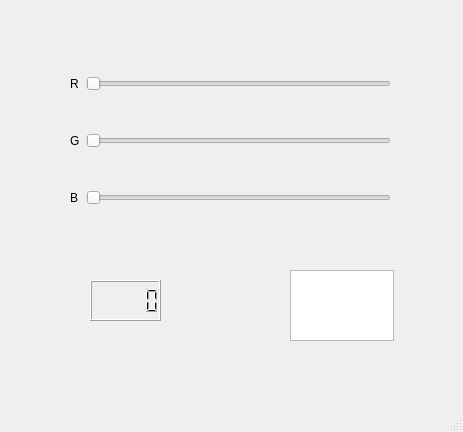
<?xml version="1.0" encoding="UTF-8"?>
<ui version="4.0">
 <class>MainWindow</class>
 <widget class="QMainWindow" name="MainWindow">
  <property name="geometry">
   <rect>
    <x>0</x>
    <y>0</y>
    <width>463</width>
    <height>432</height>
   </rect>
  </property>
  <property name="windowTitle">
   <string>MainWindow</string>
  </property>
  <widget class="QWidget" name="centralwidget">
   <widget class="QWidget" name="gridLayoutWidget">
    <property name="geometry">
     <rect>
      <x>70</x>
      <y>40</y>
      <width>321</width>
      <height>201</height>
     </rect>
    </property>
    <layout class="QGridLayout" name="gridLayout">
     <item row="1" column="0">
      <widget class="QLabel" name="label_2">
       <property name="text">
        <string>G</string>
       </property>
      </widget>
     </item>
     <item row="2" column="0">
      <widget class="QLabel" name="label_3">
       <property name="text">
        <string>B</string>
       </property>
      </widget>
     </item>
     <item row="0" column="1">
      <widget class="QSlider" name="horizontalSlider">
       <property name="maximum">
        <number>255</number>
       </property>
       <property name="orientation">
        <enum>Qt::Horizontal</enum>
       </property>
      </widget>
     </item>
     <item row="0" column="0">
      <widget class="QLabel" name="label">
       <property name="text">
        <string>R</string>
       </property>
      </widget>
     </item>
     <item row="1" column="1">
      <widget class="QSlider" name="horizontalSlider_2">
       <property name="maximum">
        <number>255</number>
       </property>
       <property name="orientation">
        <enum>Qt::Horizontal</enum>
       </property>
      </widget>
     </item>
     <item row="2" column="1">
      <widget class="QSlider" name="horizontalSlider_3">
       <property name="maximum">
        <number>255</number>
       </property>
       <property name="orientation">
        <enum>Qt::Horizontal</enum>
       </property>
      </widget>
     </item>
    </layout>
   </widget>
   <widget class="QTextEdit" name="textEdit">
    <property name="geometry">
     <rect>
      <x>290</x>
      <y>270</y>
      <width>104</width>
      <height>71</height>
     </rect>
    </property>
   </widget>
   <widget class="QLCDNumber" name="lcdNumber">
    <property name="geometry">
     <rect>
      <x>90</x>
      <y>280</y>
      <width>71</width>
      <height>41</height>
     </rect>
    </property>
   </widget>
  </widget>
  <widget class="QMenuBar" name="menubar">
   <property name="geometry">
    <rect>
     <x>0</x>
     <y>0</y>
     <width>463</width>
     <height>22</height>
    </rect>
   </property>
  </widget>
  <widget class="QStatusBar" name="statusbar"/>
 </widget>
 <resources/>
 <connections/>
</ui>
